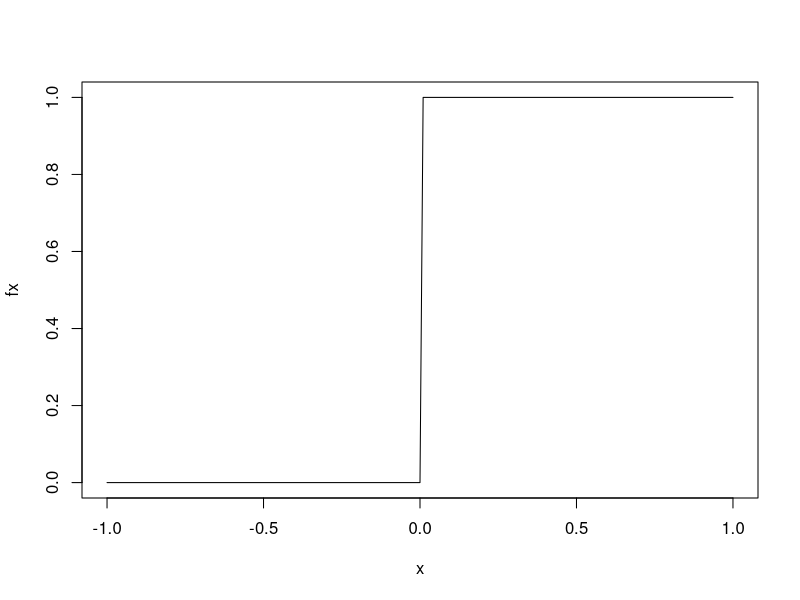
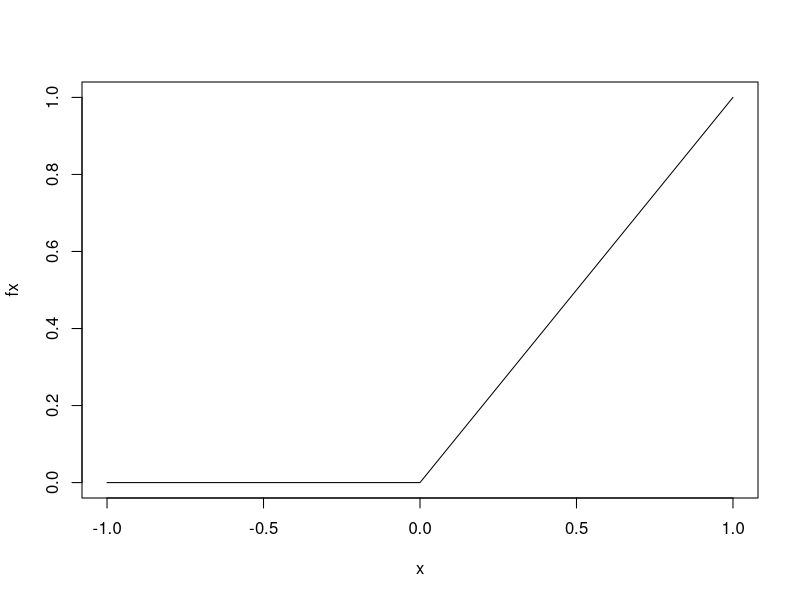
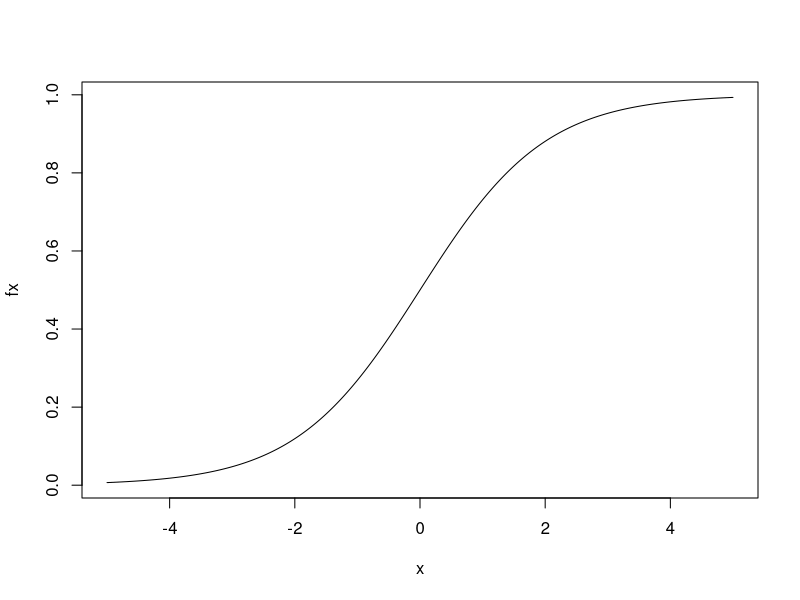
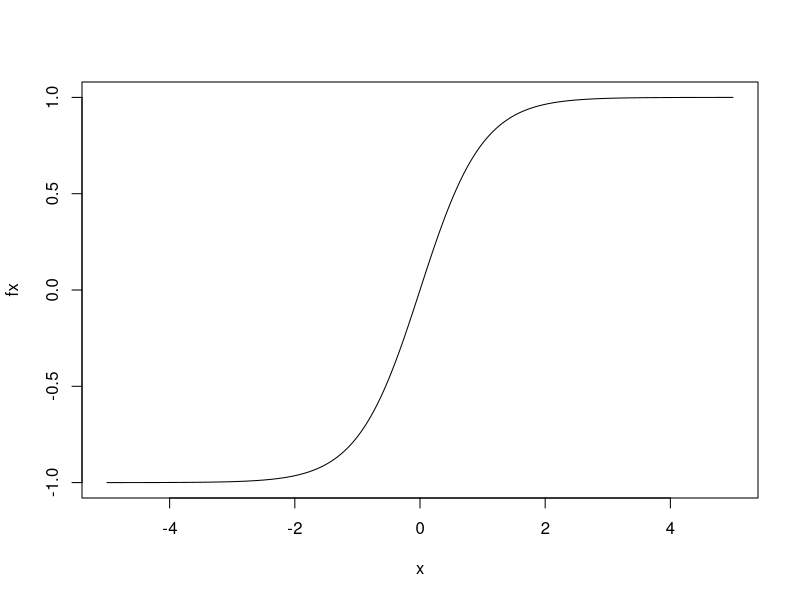

These charts were generated, in order, by the following R code:
## ---- chunk 1
x <- seq(-1, 1, 0.01)
fx <- ifelse(x<=0,0,1)
plot(x,fx,type = "l")
## ---- chunk 2
x <- seq(-1, 1, 0.01)
fx <- ifelse(x<=0,0,x)
plot(x,fx,type = "l")
## ---- chunk 3
x <- seq(-5, 5, 0.01)
fx <- 1/(1+exp(-x))
plot(x,fx,type = "l")
## ---- chunk 4
x <- seq(-5, 5, 0.01)
fx <- (1-exp(-2*x))/(1+exp(-2*x))
plot(x,fx,type = "l")
## ---- chunk 5
covariates = c(1.0, 0.46670715977, 0.0, 0.64662756598, 0.0, 0.63374485597, 0.37746694769, 0.84963954686, 0.04344860824, 1.0, 0.91412213740, 0.80851063830, 0.82994603863, 0.70778145695)
## ---- chunk 6
weights1 = c(0.47695315623, 0.02128390604, -0.59381438087, -0.39187473267, 0.15572891790, 1.27855120071, 0.55581259774, -1.87517476254, -0.48442985469, -0.23629094710, -0.11612514706,  1.58273314173, -0.07533918773, -0.27554431503)
## ---- chunk 7
sumWxX1 <- sum(weights1 * covariates)
sumWxX1
## ---- chunk 8
v1 <- 1/(1+exp(-sumWxX1))
v1
## ---- chunk 9
weights2 = c(0.169610333, -0.161807703)
## ---- chunk 10
sumWxX2 = weights2[1] + weights2[2] * v1
sumWxX2
